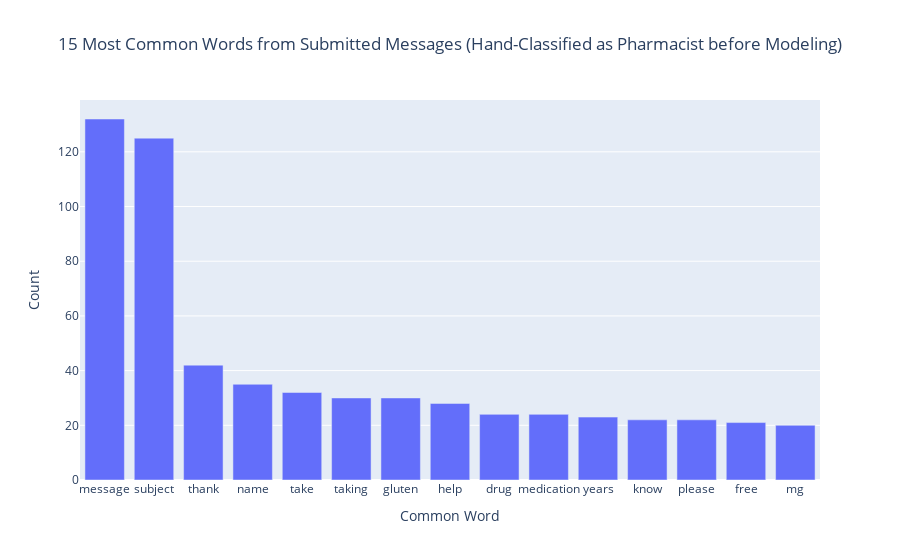

The notebook cell this image was saved under:
### Code cell
pharmacist = df_all[df_all['binary'] == 'pharmacist']
pharmacist.drop(columns='binary', inplace=True)
freq2 = pharmacist.sum().sort_values(ascending=False).head(15)

bar_freq2 = px.bar(
                  x=list(freq2.index),
                  y=list(freq2.values),
                  title='15 Most Common Words from Submitted Messages (Hand-Classified as Pharmacist before Modeling)',
                  labels = {'y': 'Count', 'x': 'Common Word'}

)

bar_freq2.update_layout(title_x = 0.5)

### Figure 1 — Plotly figure (JSON) as saved in the notebook; plotly's stock layout.template omitted (floating-point values rounded to 4 significant figures)
{"data": [{"alignmentgroup": "True", "hovertemplate": "Common Word=%{x}<br>Count=%{y}<extra></extra>", "legendgroup": "", "marker": {"color": "#636efa", "pattern": {"shape": ""}}, "name": "", "offsetgroup": "", "orientation": "v", "showlegend": false, "textposition": "auto", "type": "bar", "x": ["message", "subject", "thank", "name", "take", "taking", "gluten", "help", "drug", "medication", "years", "know", "please", "free", "mg"], "xaxis": "x", "y": [132, 125, 42, 35, 32, 30, 30, 28, 24, 24, 23, 22, 22, 21, 20], "yaxis": "y"}], "layout": {"autosize": true, "barmode": "relative", "legend": {"tracegroupgap": 0}, "title": {"text": "15 Most Common Words from Submitted Messages (Hand-Classified as Pharmacist before Modeling)", "x": 0.5}, "xaxis": {"anchor": "y", "autorange": true, "domain": [0, 1], "range": [-0.5, 14.5], "title": {"text": "Common Word"}, "type": "category"}, "yaxis": {"anchor": "x", "autorange": true, "domain": [0, 1], "range": [0, 138.9], "title": {"text": "Count"}, "type": "linear"}}}
